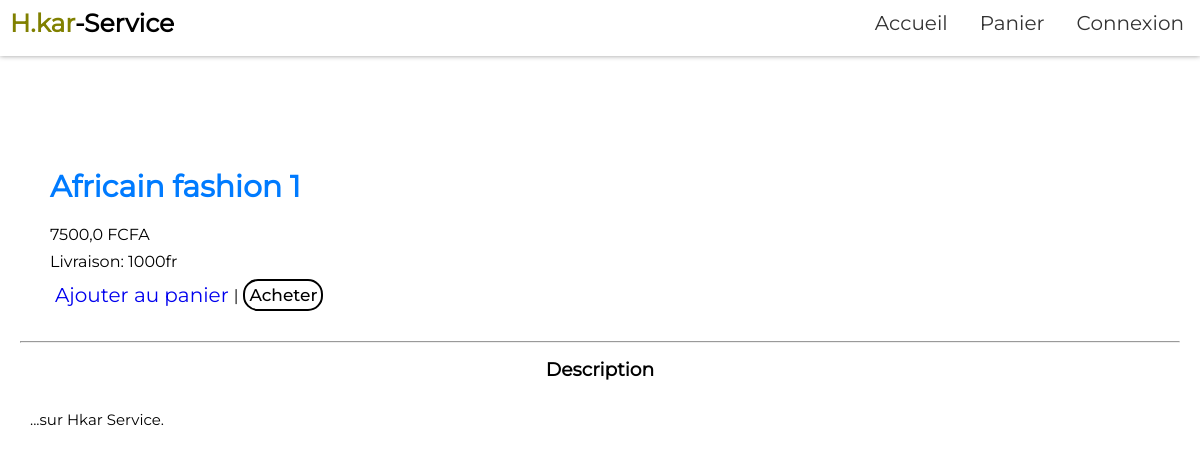
Page /H.kar-Service/Wa1/ on the committed database.
### online_store/models.py (models this page shows, shortened)
class Products (models.Model):
    name = models.CharField(max_length=60, unique= True, verbose_name="Nom")
    price = models.FloatField(verbose_name= "Prix", )
    quantity = models.PositiveIntegerField(verbose_name="Quantité", default= 1)
    category= models.ForeignKey(Category,on_delete= models.CASCADE ,null= True, unique=False, verbose_name='categorie')
    top_category= models.BooleanField(verbose_name="Tendance",default=0)
    description= models.TextField(verbose_name="Description", default="...sur Hkar Service")
    image= models.ImageField(upload_to='./img1_pack', verbose_name="image",unique=True,default='')
    image1= models.ImageField(upload_to='./img2_pack', null=True,verbose_name="image 2",blank=True,default='')
    image2= models.ImageField(upload_to='./img3_pack', null=True, verbose_name="image 3",blank=True,default='')
    image3= models.ImageField(upload_to='./img4_pack', null=True, verbose_name="image 4",blank=True,default='')
    color= models.ForeignKey(Color,on_delete= models.DO_NOTHING,default=1)
    slug= models.SlugField(unique=True,default='')
    livraison= models.ForeignKey(Livraison, on_delete= models.CASCADE,default=1)
    class Meta:
        verbose_name="Produit"
        verbose_name_plural="Produits"

class Livraison(models.Model):
    option= models.CharField(max_length=25, verbose_name='Option disponible' )
    def __str__(self) -> str:
        return self.option

### online_store/views.py (the view)
def article(request,id_prod):
    article= get_object_or_404(Products, slug= id_prod)
    livraison= article.livraison
    token= False
    free_offer= False
    statue= Statue.objects.get(statue="En attente..")
    user = request.user   # recupere l'utilsteur actuellement connectez
    if article.quantity > 0:
        if user.is_authenticated:
            if request.method == "POST":
                form = Panier_form(request.POST)
                if form.is_valid():
                    name =  user.username
                    number= form.cleaned_data['number']
                    adress= form.cleaned_data['adresse']
                    email=  user.email
                    send_commande(name,email,number,adress,[article],1,[],livraison)
                    send_letter(name,email,'Achat sur Hkar-Service.',[article],1,[],livraison)
                    detail= "Achat directe. \n"+ "Nom de l'article :" + article.name
                    Commande.objects.create(user= user,number= number, adresse= adress,article= article,quantity=1,montant= article.price,details=detail,statue=statue,jeton=False)
                    return redirect('store:success')
                else:
                    return error(request,'Assurez-vous que vôtre numero est valide!!')
            else:
                form= Panier_form()
        else:
            if request.method == "POST":
                form = BuyForm(request.POST)
                if form.is_valid():
                    name =  form.cleaned_data['name']
                    number= form.cleaned_data['number']
                    adress= form.cleaned_data['adresse']
                    email=  form.cleaned_data['email']
                    send_commande(name,email,number,adress,[article],1,[],livraison)
                    send_letter(name,email,'Achat sur Hkar-Service.',[article],1,[],livraison)
                    detail= "Achat directe. \n"+ "Nom de l'article :" + article.name
                    Commande.objects.create(user=None,name=name,number= number, adresse= adress,article= article,quantity=1,montant= article.price,details=detail,statue=statue,jeton=False)
                    return redirect('store:success')
                else:
                    return error(request,'Assurez-vous que vôtre numero est valide!!')
            else:
                form= BuyForm()
    else:
        return error(request,'Article indisponible en stock')
    return render(request, "onlineStore/article.html",{"article": article,'token':token,'free_offer':free_offer,'form':form,'couleur': Color.objects.get(name='Non disponible')})

### online_store/templates/onlineStore/article.html (shortened to what this page needs)
{% load static %}
<!DOCTYPE html>
<html lang="fr">
<head>
    <link rel="stylesheet" href="{% static 'onlineStore/style.css' %}">
</head>
<body>
    <header>
        <a style="text-decoration: none" href="{% url 'store:index' %}"><div class="logo"><span>H.kar</span>-Service</div></a>
        <nav>
            <a href="{% url 'store:index' %}">Accueil</a>
            <a href="{% url 'store:panier' %}">Panier</a>
            {% if user.is_authenticated  %}
                <a href="{% url 'account:logout' %}">Déconnexion</a>
            {% else %}
                <a href="{% url 'account:login' %}">Connexion</a>
            {% endif %}
        </nav>
    </header>
    <section class="item-base">
        <div class="item">
            {% if article.image %}
            <div class="image-box">
            </div>
            {% endif %}
            <div>
                <h2 style="font-size: 30px;margin-bottom: 20px;color: #007BFF;">{{ article.name }}</h2>
                <span style="color: #000000;">{{ article.price }} FCFA</span>
                {% if user.is_authenticated %}
                    {% if token > 0 %}
                        <p>Livraison: {{ free_offer }} {{ token }}</p>
                    {% else %}
                        <p>Livraison: {{ article.livraison }}</p>
                    {% endif %}
                {% else %}
                    <p>Livraison: {{ article.livraison }}</p>
                {% endif %}
                <div class="info-box" style="margin: 5px;">
                    <a href="{% url 'store:ajout' article.id %}">Ajouter au panier</a>| <button class="form_btn2" style="font-size: 17px;height: fit-content;"> Acheter</button>
                </div>
            </div><hr>
            <h3 style="margin-top: 15px;width:100%;text-align:center;">Description</h3><br>
            <p style="width:100%; font-size: 15px;margin:10px;">{{ article.description|safe }}.</p>
        </div>
    </section>
</body>
</html>

### online_store/static/onlineStore/style.css (style rules this page uses)
body { box-sizing: border-box; font-family: 'montserrat-r'; background-color: #FFFFFF; font-weight:500; }
* { padding: 0; margin: 0; }
header { position: sticky; top: 0; z-index: 1000; display: flex; align-items: center; justify-content: space-between; gap: 15px; flex-wrap: wrap; padding: 5px 10px; padding-bottom: 15px; box-shadow: 0 0 5px rgba(0,0,0,0.4); transition: transform 0.3s ease; background-color: #fff; height:fit-content; }
.logo { font-size: 25px; font-weight: bold; color: #000; transition:1.5s; }
.logo>span { color: #808000; }
header nav { display: flex; gap: 20px; }
header nav a { text-decoration: none; color: #333333; font-size: 20px; padding: 6px; transition: .5s ease; }
.item-base { margin: 20px; margin-top: 70px; }
.image-box { display: flex; overflow-x: scroll; max-height: 500px; width: 75%; padding: 6px; gap: 20px; }
.item div { margin: 30px; }
.item div h2 { font-size: 30px; margin-bottom: 20px; color: #007BFF; }
.item p { max-width: 60%; }
.item div a { font-size: 20px; text-decoration: none; }
.item div p { margin: 8px 0; }
.form_btn,.form_btn2 { font-size: 25px; border: rgb(0, 0, 0) 2px solid; background-color:#fff; border-radius: 15px; color: #000; font-family: "Montserrat"; padding: 4px; transition: .5s; }
.info-box { display: flex; align-items: center; gap: 5px; }

### rows in the picture
Products: name "Africain fashion 1", price "7500,0", livraison "1000fr", description "...sur Hkar Service"
